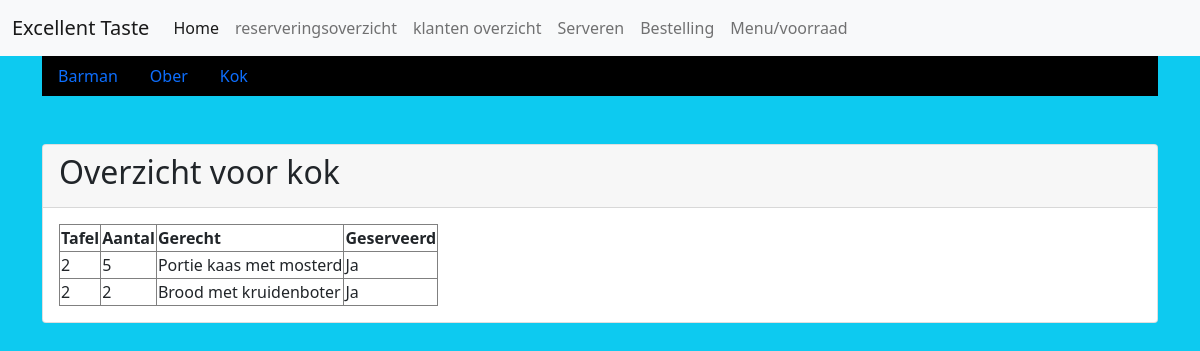
/serveren/kok/index.php, run on the app's committed database.
### tables this page shows
CREATE TABLE `bestellingen` (
  `id` int(11) NOT NULL,
  `aantal` int(11) DEFAULT NULL,
  `geserveerd` tinyint(4) DEFAULT 0,
  `reservering_id` int(11) NOT NULL,
  `menuitems_id` int(11) NOT NULL
);

CREATE TABLE `reservering` (
  `id` int(11) NOT NULL,
  `tafel` int(11) NOT NULL,
  `datum` date NOT NULL,
  `tijd` time NOT NULL,
  `aantal_personen` int(11) NOT NULL,
  `aantal_kinderen` int(11) NOT NULL,
  `status` tinyint(4) NOT NULL,
  `datum_toegevoegd` timestamp NOT NULL DEFAULT `tijd`,
  `allergien` text DEFAULT NULL,
  `opmerkingen` text DEFAULT NULL,
  `klant_id` int(11) NOT NULL
);

CREATE TABLE `menuitems` (
  `id` int(11) NOT NULL,
  `code` varchar(255) DEFAULT NULL,
  `naam` varchar(255) DEFAULT NULL,
  `prijs` decimal(10,2) NOT NULL,
  `gerechtsoort_id` int(11) NOT NULL
);

### db/db.php (called while the page is built, shortened)
<?php
class database {
    private $pdo;
    public function __construct(){
        $this->host = 'localhost';
        $this->user = 'root';
        $this->pass = '';
        $this->db = 'excellenttaste';
        $this->charset = 'utf8mb4';
        try{
            $dsn = 'mysql:host='. $this->host.';dbname='.$this->db.';charset='.$this->charset;
            $this->pdo = new PDO($dsn, $this->user, $this->pass);
            $this->pdo->setAttribute(PDO::ATTR_ERRMODE, PDO::ERRMODE_EXCEPTION);
            return $this->pdo;
        }
        catch(\PDOException $e){
            echo "Connection Failed: ".$e->getMessage();
        }
    }
    public function getKokData() {
        $sql = "SELECT
                    reservering.tafel,
                    menuitems.naam,
                    IF(bestellingen.geserveerd = 1, 'Ja', 'Nee') AS geserveerd,
                    bestellingen.aantal
                FROM
                bestellingen
                INNER JOIN reservering
                    ON bestellingen.reservering_id = reservering.id
                INNER JOIN menuitems
                    ON bestellingen.menuitems_id = menuitems.id
                INNER JOIN gerechtsoorten
                    ON menuitems.gerechtsoort_id = gerechtsoorten.id
                WHERE gerechtsoorten.code = 'Kok'";
        $stmt = $this->pdo->prepare($sql);
        $stmt->execute();
        $result = $stmt->fetchAll(PDO::FETCH_ASSOC);
        return $result;
    }
}
?>

### serveren/kok/index.php (the view)
<?php
require '../../db/db.php';
$db = new database();
$bestellingen = $db->getKokData();
?>
<?php
require '../../header.php';
?>
<div class="container">
    <?php require '../../sub-menu.php'; ?>
    <div class="card mt-5">
        <div class="card-header">
            <h2>Overzicht voor kok</h2>
        </div>
        <div class="card-body">
            <table class="tabe table-bordered">
                <tr>
                    <th>Tafel</th>
                    <th>Aantal</th>
                    <th>Gerecht</th>
                    <th>Geserveerd</th>
                </tr>
                <?php foreach($bestellingen as $bestelling): ?>
                <tr>
                    <td><?= $bestelling['tafel']; ?></td>
                    <td><?= $bestelling['aantal']; ?></td>
                    <td><?= $bestelling['naam']; ?></td>
                    <td><?= $bestelling['geserveerd']; ?></td>
                </tr>
                <?php endforeach; ?>
            </table>
        </div>
    </div>
</div>
<?php
require '../../footer.php';
?>

### data on the page
bestellingen: reservering.tafel "2", aantal "5", menuitems.naam "Portie kaas met mosterd", geserveerd "Ja"
bestellingen: reservering.tafel "2", aantal "2", menuitems.naam "Brood met kruidenboter", geserveerd "Ja"
